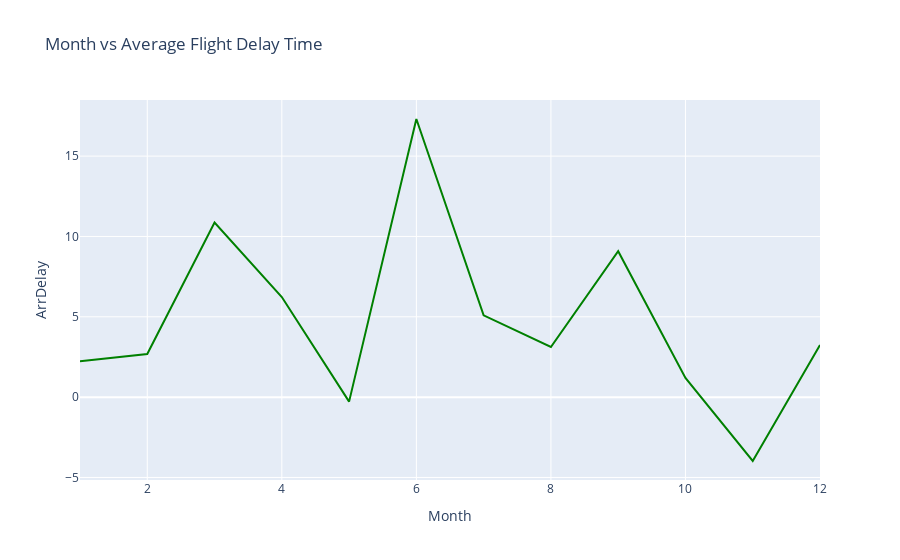

Notebook code cell kept with this figure:
### Code cell
##First we will create an empty figure ising go.Figure()
fig=go.Figure()
##Next we will create a line plot by using the add_trace function and use the go.scatter() function within it
# In go.Scatter we define the x-axis data,y-axis data and define the mode as lines with color of the marker as green
fig.add_trace(go.Scatter(x=line_data['Month'], y=line_data['ArrDelay'], mode='lines', marker=dict(color='green')))
# Create line plot here
## Here we update these values under function attributes such as title,xaxis_title and yaxis_title
fig.update_layout(title='Month vs Average Flight Delay Time', xaxis_title='Month', yaxis_title='ArrDelay')
fig.show()

### Figure 1 — Plotly figure (JSON) as saved in the notebook; plotly's stock layout.template omitted (floating-point values rounded to 4 significant figures)
{"data": [{"marker": {"color": "green"}, "mode": "lines", "type": "scatter", "x": [1, 2, 3, 4, 5, 6, 7, 8, 9, 10, 11, 12], "y": [2.233, 2.688, 10.87, 6.229, -0.2791, 17.31, 5.089, 3.122, 9.081, 1.2, -3.975, 3.241]}], "layout": {"title": {"text": "Month vs Average Flight Delay Time"}, "xaxis": {"title": {"text": "Month"}}, "yaxis": {"title": {"text": "ArrDelay"}}}}
